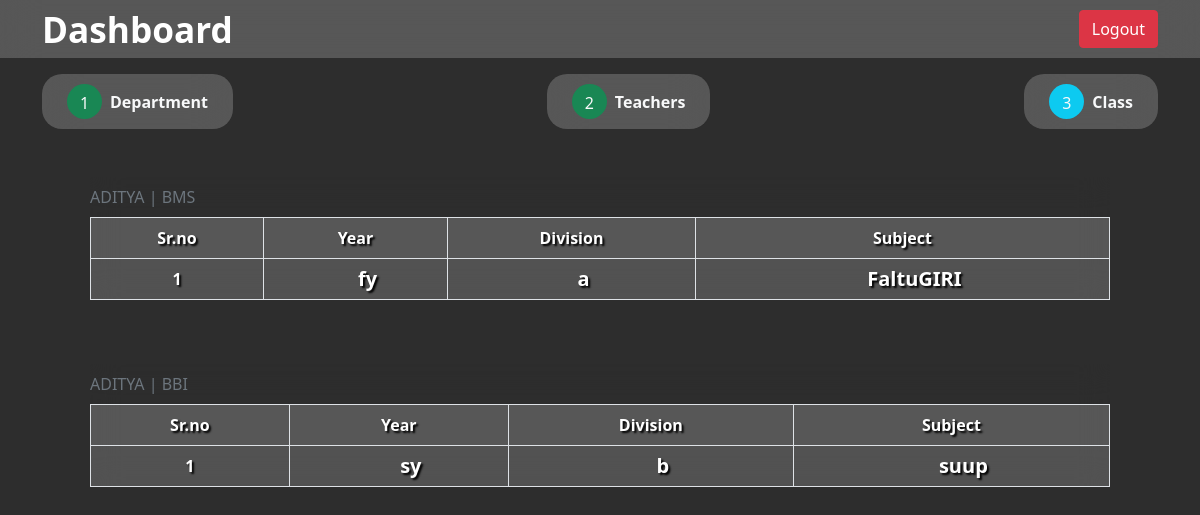
The page /Prospector/Teacher.php?details=true&id=3&name=ADITYA on the database its author committed.
### tables this page shows
CREATE TABLE `departments` (
  `id` int(255) NOT NULL,
  `name` varchar(200) NOT NULL,
  `slug` varchar(200) NOT NULL
);

CREATE TABLE `classes` (
  `id` int(255) NOT NULL,
  `year` varchar(10) NOT NULL,
  `division` char(1) NOT NULL,
  `department_id` int(255) NOT NULL,
  `teacher_id` int(255) NOT NULL
);

CREATE TABLE `subject` (
  `id` int(255) NOT NULL,
  `name` varchar(150) NOT NULL,
  `department_id` int(11) NOT NULL,
  `class_id` int(11) NOT NULL,
  `teacher_id` int(11) NOT NULL
);

### Prospector/Teacher.php (the view, shortened to what this page needs)
<?php include "../DB/db.php" ?>
<?php
if ((isset($_GET['edit'])) || (isset($_GET['details'])) ) {
	if(isset($_GET['details'])){
		$teacherDetail=true;
	}
	else{
		$isEditing = true;
	}
}
?>
<?php $cssFiles = "<link rel='stylesheet' href='../assets/css/student_profile.css'/>" ?>
<?php include "../includes/header.php" ?>
<div class="app">
	<?php include "../includes/navbar-Prospector_Student.php" ?>
	<div class="container">
		<?php include "../includes/Categories_Prospector.php" ?>
		<?php if(isset($teacherDetail)): ?>
			<section class="teacherDetail">
				<?php $teacherSubject=mysqli_query($con,"SELECT * FROM `subject` WHERE teacher_id=".$_GET['id']);
				while($rowSubject=mysqli_fetch_assoc($teacherSubject)):
					$srno=0;
					$teacherClass=mysqli_query($con,"SELECT * FROM `classes` WHERE id=".$rowSubject['class_id']);
					while($rowClass=mysqli_fetch_assoc($teacherClass)):
						$teacherDepartment=mysqli_query($con,"SELECT * FROM `departments` WHERE id=".$rowClass['department_id']);
						while($rowDepartment=mysqli_fetch_assoc($teacherDepartment)):?>
							<div class="table-responsive mt-5 mx-5">
								<table class="table table-striped table-hover table-bordered blurred-bg">
									<caption style="caption-side: top;"><?php echo $_GET['name']." | ".$rowDepartment['name']?></caption>
									<thead>
										<tr>
											<th>Sr.no</th>
											<th>Year</th>
											<th>Division</th>
											<th>Subject</th>
										</tr>
									</thead>
									<tbody>
										<tr>
											<td><?php echo ++$srno ?></td>
											<td>
												<h5 class="fw-bold d-flex align-items-center justify-content-center ps-4 subject"><?php echo $rowClass['year'] ?></h5>
											</td>
											<td>
												<h5 class="fw-bold d-flex align-items-center justify-content-center ps-4 subject"><?php echo $rowClass['division'] ?></h5>
											</td>
											<td>
												<h5 class="fw-bold d-flex align-items-center justify-content-center ps-4 subject"><?php echo $rowSubject['name'] ?></h5>
											</td>
										</tr>
									</tbody>
								</table>
							</div>
						<?php endwhile;
						endwhile;
				endwhile; ?>
			</section>
		<?php endif; ?>
	</div>
</div>
<?php include "../includes/footer.php" ?>

### assets/css/style.css (style rules this page uses)
* { margin: 0; padding: 0; box-sizing: border-box; }
.app { width: 100vw; height: 100vh; background-color: rgba(45, 45, 45); overflow-y: auto; }
h2, h5 { margin: 0; }
.subject { height: 100%; }
.blurred-bg { background: rgba(255, 255, 255, 0.2) !important; backdrop-filter: blur(15px) !important; }
.blurred-bg tr, .blurred-bg td { color: white; text-shadow: 2px 2px 2px #000; font-weight: bold; background-color: transparent; text-align: center; }

### rows shown on the page
subject: name "FaltuGIRI"
classes: year "fy", division "a"
departments: name "BMS"
subject: name "suup"
classes: year "sy", division "b"
departments: name "BBI"
